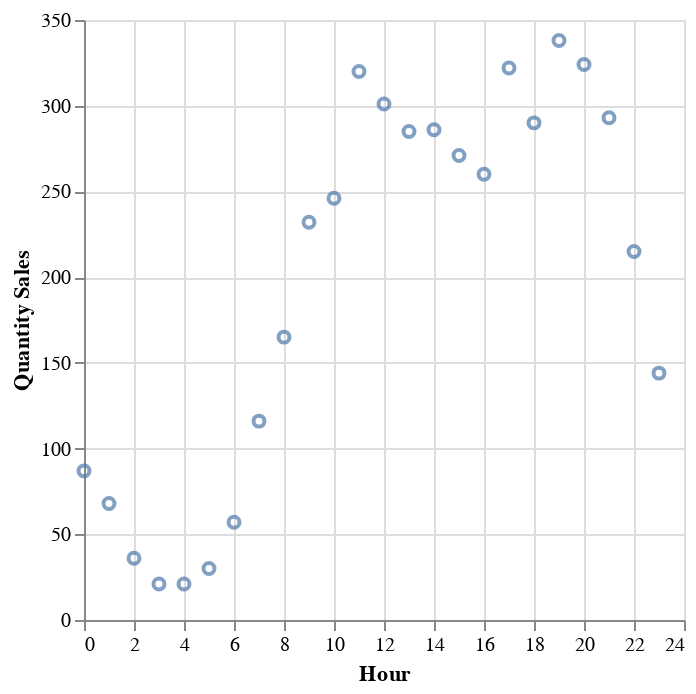

The notebook cell saved with this chart:
### Code cell
#Creating a plot
#Plotting Altair ScatterPlot
mac_hourly_sales_plot = alt.Chart(hourly_sales_product).mark_point().encode(
    y = alt.Y("Qty_Sales").title('Quantity Sales').axis(format = 's').scale(zero=False),
    x = alt.X("Hour").title("Hour").sort("-y").scale(zero=False)
)
mac_hourly_sales_plot

### Figure 1 — Vega-Lite specification as saved in the notebook (floating-point values rounded to 4 significant figures)
{"config": {"view": {"continuousWidth": 300, "continuousHeight": 300}}, "data": {"name": "data-f8fc7b7aa8be2698daa6c9c0b5e81493"}, "mark": {"type": "point"}, "encoding": {"x": {"field": "Hour", "scale": {"zero": false}, "sort": "-y", "title": "Hour", "type": "quantitative"}, "y": {"axis": {"format": "s"}, "field": "Qty_Sales", "scale": {"zero": false}, "title": "Quantity Sales", "type": "quantitative"}}, "$schema": "https://vega.github.io/schema/vega-lite/v5.15.1.json", "datasets": {"data-f8fc7b7aa8be2698daa6c9c0b5e81493": [{"Hour": 0, "Qty_Sales": 87}, {"Hour": 20, "Qty_Sales": 324}, {"Hour": 9, "Qty_Sales": 232}, {"Hour": 11, "Qty_Sales": 320}, {"Hour": 21, "Qty_Sales": 293}, {"Hour": 10, "Qty_Sales": 246}, {"Hour": 12, "Qty_Sales": 301}, {"Hour": 22, "Qty_Sales": 215}, {"Hour": 15, "Qty_Sales": 271}, {"Hour": 18, "Qty_Sales": 290}, {"Hour": 17, "Qty_Sales": 322}, {"Hour": 7, "Qty_Sales": 116}, {"Hour": 16, "Qty_Sales": 260}, {"Hour": 3, "Qty_Sales": 21}, {"Hour": 14, "Qty_Sales": 286}, {"Hour": 8, "Qty_Sales": 165}, {"Hour": 19, "Qty_Sales": 338}, {"Hour": 6, "Qty_Sales": 57}, {"Hour": 13, "Qty_Sales": 285}, {"Hour": 23, "Qty_Sales": 144}, {"Hour": 2, "Qty_Sales": 36}, {"Hour": 5, "Qty_Sales": 30}, {"Hour": 1, "Qty_Sales": 68}, {"Hour": 4, "Qty_Sales": 21}]}}
